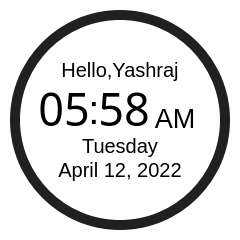
<?xml version="1.0" encoding="UTF-8"?>
<ui version="4.0">
 <class>MainWindow</class>
 <widget class="QMainWindow" name="MainWindow">
  <property name="geometry">
   <rect>
    <x>0</x>
    <y>0</y>
    <width>240</width>
    <height>240</height>
   </rect>
  </property>
  <property name="windowTitle">
   <string>Clock</string>
  </property>
  <property name="styleSheet">
   <string notr="true">background-color: rgba(255, 255, 255,0);</string>
  </property>
  <widget class="QWidget" name="centralwidget">
   <layout class="QGridLayout" name="gridLayout">
    <property name="leftMargin">
     <number>0</number>
    </property>
    <property name="topMargin">
     <number>0</number>
    </property>
    <property name="rightMargin">
     <number>0</number>
    </property>
    <property name="bottomMargin">
     <number>0</number>
    </property>
    <property name="spacing">
     <number>0</number>
    </property>
    <item row="0" column="0" colspan="2">
     <widget class="QFrame" name="clockbox">
      <property name="styleSheet">
       <string notr="true"/>
      </property>
      <property name="frameShape">
       <enum>QFrame::StyledPanel</enum>
      </property>
      <property name="frameShadow">
       <enum>QFrame::Raised</enum>
      </property>
      <layout class="QGridLayout" name="gridLayout_4">
       <property name="leftMargin">
        <number>0</number>
       </property>
       <property name="topMargin">
        <number>0</number>
       </property>
       <property name="rightMargin">
        <number>0</number>
       </property>
       <property name="bottomMargin">
        <number>0</number>
       </property>
       <property name="spacing">
        <number>0</number>
       </property>
       <item row="0" column="0">
        <widget class="QFrame" name="clock">
         <property name="maximumSize">
          <size>
           <width>220</width>
           <height>220</height>
          </size>
         </property>
         <property name="styleSheet">
          <string notr="true">background-color: qconicalgradient(cx:0.495, cy:0.504386, angle:0, stop:0 rgba(32, 33, 30, 255));
border-radius:110px;</string>
         </property>
         <property name="frameShape">
          <enum>QFrame::StyledPanel</enum>
         </property>
         <property name="frameShadow">
          <enum>QFrame::Raised</enum>
         </property>
         <layout class="QGridLayout" name="gridLayout_2">
          <item row="0" column="0">
           <widget class="QFrame" name="clockinternal">
            <property name="maximumSize">
             <size>
              <width>200</width>
              <height>200</height>
             </size>
            </property>
            <property name="styleSheet">
             <string notr="true">background-color: rgb(255, 255, 255);
border-radius:100px;</string>
            </property>
            <property name="frameShape">
             <enum>QFrame::StyledPanel</enum>
            </property>
            <property name="frameShadow">
             <enum>QFrame::Raised</enum>
            </property>
            <layout class="QGridLayout" name="gridLayout_3">
             <item row="0" column="1">
              <widget class="QFrame" name="timeframe">
               <property name="styleSheet">
                <string notr="true">background-color: rgba(255, 255, 255, 0);</string>
               </property>
               <property name="frameShape">
                <enum>QFrame::StyledPanel</enum>
               </property>
               <property name="frameShadow">
                <enum>QFrame::Raised</enum>
               </property>
               <layout class="QGridLayout" name="gridLayout_5">
                <property name="leftMargin">
                 <number>0</number>
                </property>
                <property name="topMargin">
                 <number>0</number>
                </property>
                <property name="rightMargin">
                 <number>0</number>
                </property>
                <property name="bottomMargin">
                 <number>0</number>
                </property>
                <property name="spacing">
                 <number>0</number>
                </property>
                <item row="2" column="5">
                 <spacer name="horizontalSpacer_2">
                  <property name="orientation">
                   <enum>Qt::Horizontal</enum>
                  </property>
                  <property name="sizeHint" stdset="0">
                   <size>
                    <width>40</width>
                    <height>20</height>
                   </size>
                  </property>
                 </spacer>
                </item>
                <item row="2" column="3">
                 <widget class="QLabel" name="minute">
                  <property name="minimumSize">
                   <size>
                    <width>50</width>
                    <height>50</height>
                   </size>
                  </property>
                  <property name="maximumSize">
                   <size>
                    <width>50</width>
                    <height>50</height>
                   </size>
                  </property>
                  <property name="font">
                   <font>
                    <family>Segoe UI Semilight</family>
                    <pointsize>34</pointsize>
                   </font>
                  </property>
                  <property name="text">
                   <string>58</string>
                  </property>
                  <property name="alignment">
                   <set>Qt::AlignCenter</set>
                  </property>
                 </widget>
                </item>
                <item row="1" column="0" colspan="6">
                 <widget class="QLabel" name="label">
                  <property name="font">
                   <font>
                    <family>Segoe UI</family>
                    <pointsize>15</pointsize>
                   </font>
                  </property>
                  <property name="text">
                   <string>Hello,Yashraj</string>
                  </property>
                  <property name="alignment">
                   <set>Qt::AlignCenter</set>
                  </property>
                 </widget>
                </item>
                <item row="4" column="0" colspan="6">
                 <widget class="QLabel" name="day">
                  <property name="font">
                   <font>
                    <family>Segoe UI</family>
                    <pointsize>15</pointsize>
                   </font>
                  </property>
                  <property name="text">
                   <string>Tuesday</string>
                  </property>
                  <property name="alignment">
                   <set>Qt::AlignCenter</set>
                  </property>
                 </widget>
                </item>
                <item row="2" column="4">
                 <widget class="QLabel" name="AMPM">
                  <property name="minimumSize">
                   <size>
                    <width>52</width>
                    <height>52</height>
                   </size>
                  </property>
                  <property name="maximumSize">
                   <size>
                    <width>52</width>
                    <height>52</height>
                   </size>
                  </property>
                  <property name="font">
                   <font>
                    <family>Segoe UI</family>
                    <pointsize>20</pointsize>
                   </font>
                  </property>
                  <property name="text">
                   <string>AM</string>
                  </property>
                  <property name="alignment">
                   <set>Qt::AlignBottom|Qt::AlignHCenter</set>
                  </property>
                 </widget>
                </item>
                <item row="2" column="2">
                 <widget class="QLabel" name="colon_2">
                  <property name="minimumSize">
                   <size>
                    <width>10</width>
                    <height>50</height>
                   </size>
                  </property>
                  <property name="maximumSize">
                   <size>
                    <width>10</width>
                    <height>50</height>
                   </size>
                  </property>
                  <property name="font">
                   <font>
                    <family>Segoe UI</family>
                    <pointsize>30</pointsize>
                   </font>
                  </property>
                  <property name="text">
                   <string>:</string>
                  </property>
                  <property name="alignment">
                   <set>Qt::AlignBottom|Qt::AlignHCenter</set>
                  </property>
                 </widget>
                </item>
                <item row="5" column="1" rowspan="2" colspan="4">
                 <widget class="QLabel" name="date">
                  <property name="font">
                   <font>
                    <family>Segoe UI</family>
                    <pointsize>15</pointsize>
                   </font>
                  </property>
                  <property name="text">
                   <string>April 12, 2022</string>
                  </property>
                  <property name="alignment">
                   <set>Qt::AlignCenter</set>
                  </property>
                  <property name="wordWrap">
                   <bool>true</bool>
                  </property>
                 </widget>
                </item>
                <item row="2" column="0">
                 <spacer name="horizontalSpacer">
                  <property name="orientation">
                   <enum>Qt::Horizontal</enum>
                  </property>
                  <property name="sizeHint" stdset="0">
                   <size>
                    <width>40</width>
                    <height>20</height>
                   </size>
                  </property>
                 </spacer>
                </item>
                <item row="0" column="0" colspan="6">
                 <spacer name="verticalSpacer_3">
                  <property name="orientation">
                   <enum>Qt::Vertical</enum>
                  </property>
                  <property name="sizeHint" stdset="0">
                   <size>
                    <width>20</width>
                    <height>40</height>
                   </size>
                  </property>
                 </spacer>
                </item>
                <item row="2" column="1">
                 <widget class="QLabel" name="hour">
                  <property name="minimumSize">
                   <size>
                    <width>50</width>
                    <height>50</height>
                   </size>
                  </property>
                  <property name="maximumSize">
                   <size>
                    <width>50</width>
                    <height>50</height>
                   </size>
                  </property>
                  <property name="font">
                   <font>
                    <family>Segoe UI Semilight</family>
                    <pointsize>34</pointsize>
                   </font>
                  </property>
                  <property name="text">
                   <string>05</string>
                  </property>
                  <property name="alignment">
                   <set>Qt::AlignCenter</set>
                  </property>
                 </widget>
                </item>
                <item row="7" column="0" colspan="6">
                 <spacer name="verticalSpacer_2">
                  <property name="orientation">
                   <enum>Qt::Vertical</enum>
                  </property>
                  <property name="sizeHint" stdset="0">
                   <size>
                    <width>20</width>
                    <height>40</height>
                   </size>
                  </property>
                 </spacer>
                </item>
               </layout>
              </widget>
             </item>
            </layout>
           </widget>
          </item>
         </layout>
        </widget>
       </item>
      </layout>
     </widget>
    </item>
   </layout>
  </widget>
 </widget>
 <resources/>
 <connections/>
</ui>
